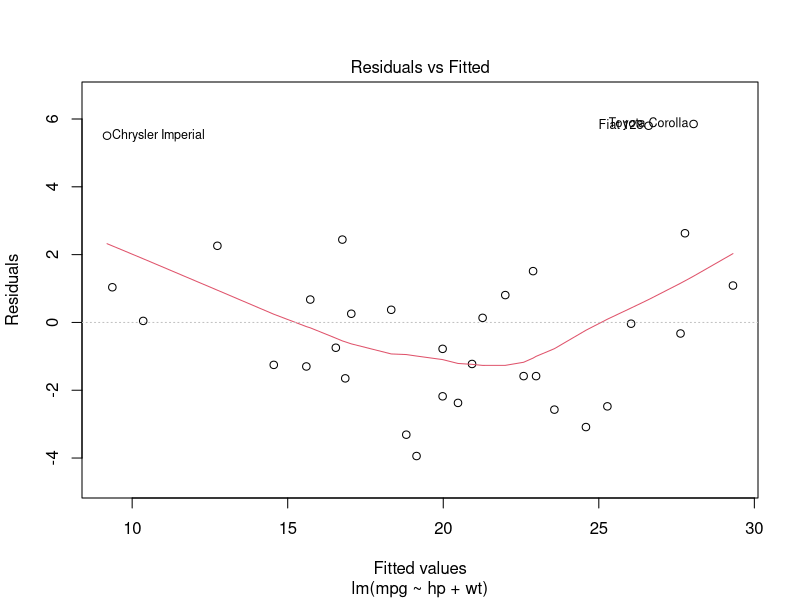
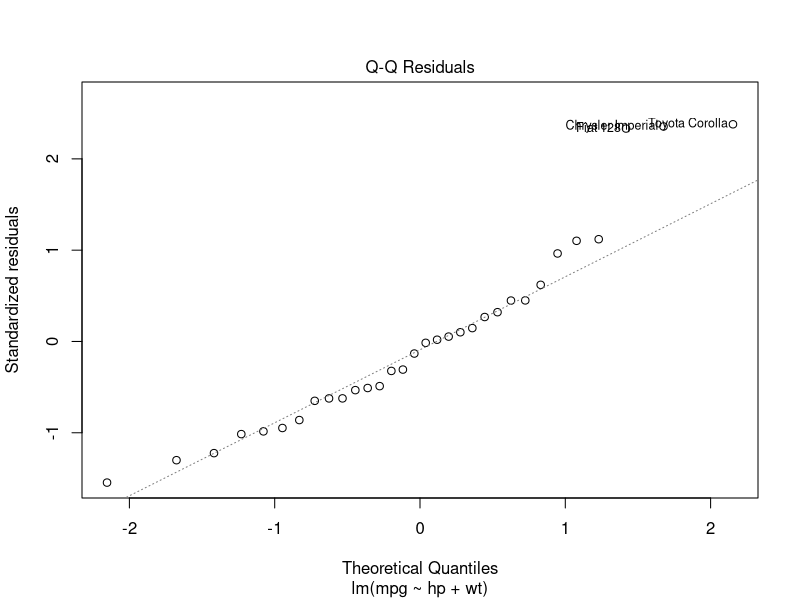
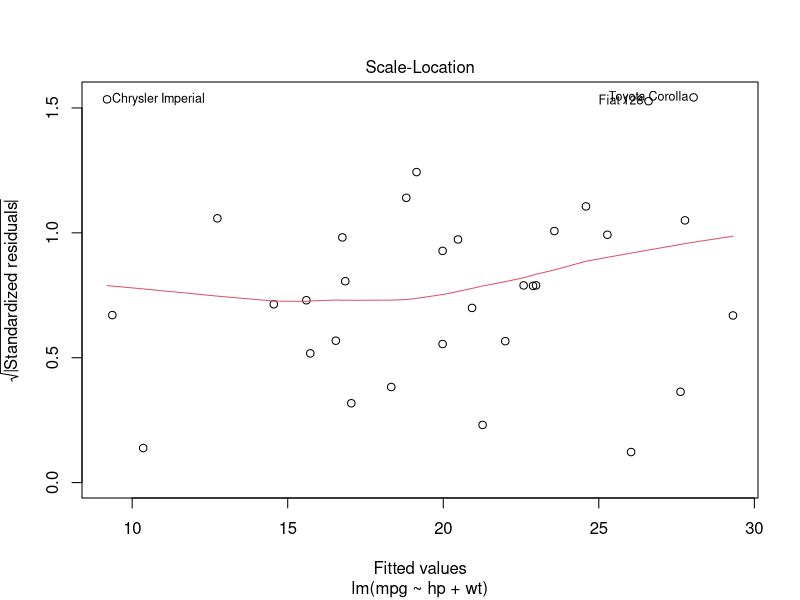
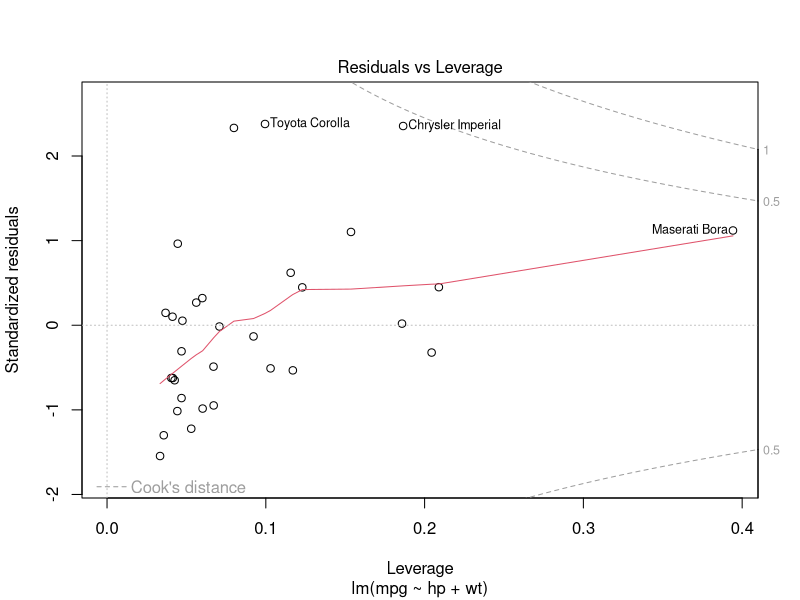

Generate these figures, in order, with R: (Note: this script raises an error after producing the figures.)
## ---- chunk 1
knitr::knit_exit()
## ---- chunk 2
data(mtcars)
my_lm <- lm(mpg ~ hp + wt, data = mtcars)
class(my_lm)
my_lm
## ---- chunk 3
names(my_lm)
## ---- chunk 4
summary(my_lm)
## ---- chunk 5
plot(my_lm, which = 1)
## ---- chunk 6
plot(my_lm, which = 2)
## ---- chunk 7
plot(my_lm, which = 3)
## ---- chunk 8
plot(my_lm, which = 5)
## ---- chunk 9
coef(my_lm)
## ---- chunk 10
mod_fits <- fitted(my_lm)
my_df <- data.frame(actual = mtcars$mpg, fitted = mod_fits)
ggplot(my_df, aes(x = fitted, y = actual)) +
  geom_point() +
  geom_abline(slope = 1, intercept = 0, col = "red", lty = 2) + 
  theme_bw(base_size = 15) +
  labs(x = "Fitted values", y = "Actual values", title = "Actual vs. Fitted") +
  theme(plot.title = element_text(hjust = 0.5))
## ---- chunk 11
# Note: wt is in 1000s of lbs!
new_obs <- data.frame(hp = c(100, 150), wt = c(3, 3.5))
predict(my_lm, new_obs)
## ---- chunk 12
no_intercept <- lm(mpg ~ hp + wt - 1, data = mtcars)
summary(no_intercept)
## ---- chunk 13
interact <- lm(mpg ~ hp:wt, data = mtcars)
summary(interact)
## ---- chunk 14
interact <- lm(mpg ~ hp*wt, data = mtcars)
summary(interact)
## ---- chunk 15
include_all <- lm(mpg ~ ., data = mtcars)
summary(include_all)
